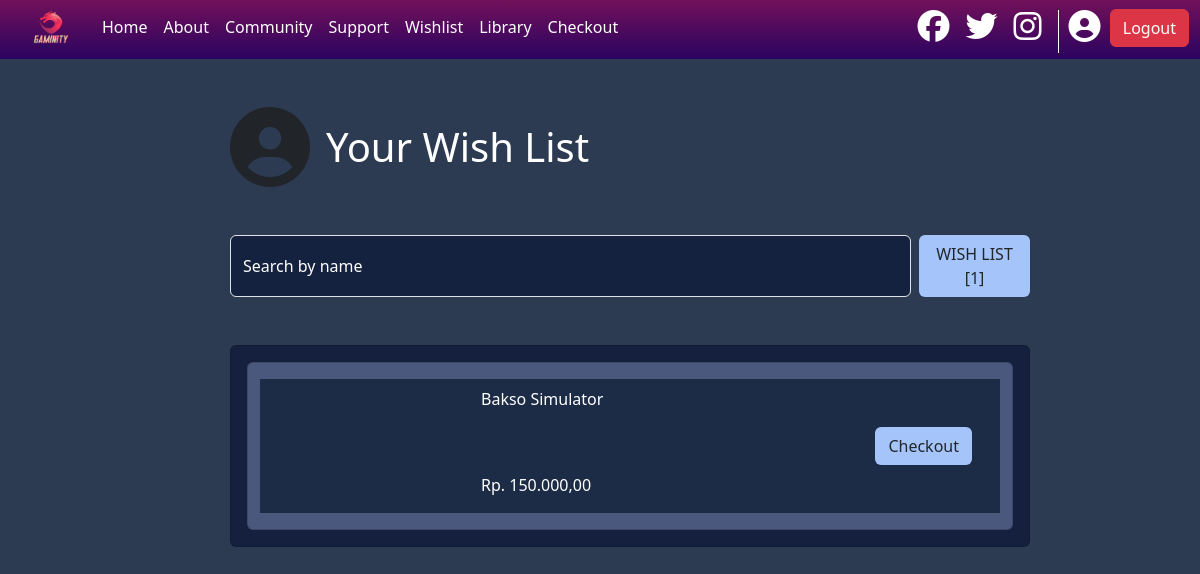
The page /gaminity/wishlist.php (signed in) on the database its author committed.
### tables this page shows
CREATE TABLE `wishlist` (
  `id` int(11) NOT NULL,
  `email` varchar(255) NOT NULL,
  `game` varchar(255) NOT NULL,
  `harga` bigint(30) NOT NULL,
  `status` varchar(255) DEFAULT NULL,
  `payment_method` varchar(255) DEFAULT NULL,
  `game_image` varchar(50) NOT NULL
);

### gaminity/wishlist.php (the view, shortened to what this page needs)
<?php
include "lib/lib-user.php";
$email = $_SESSION['email'];
$wishlist = "SELECT * FROM wishlist WHERE email = '$email' AND status = 'Wishlist'";
$result_wishlist = mysqli_query($conn, $wishlist);
while($row = mysqli_fetch_assoc($result_wishlist)) {
    $wishlist_items[] = $row;
}
$jumlah_wishlist = mysqli_num_rows($result_wishlist);
?>
<!doctype html>
<html lang="en">
<head>
    <link href="https://cdn.jsdelivr.net/npm/bootstrap@5.3.0-alpha3/dist/css/bootstrap.min.css" rel="stylesheet">
</head>
<body style="background-color: rgba(25, 40, 65, 0.91);">
    <?php include "navbar.php"; ?>
    <div class="container" style="padding-left: 200px;padding-right:100px;">
        <div class="d-flex justify-content-start">
            <div class="flex-column">
                <div class="mt-5 d-flex gap-3">
                    <i class="fas fa-user-circle fa-5x"></i>
                    <h1 style="position: relative;top:16px;" class="text-white">Your Wish List</h1>
                </div>
                <div class="mt-5 d-flex gap-2" style="width: 50rem;">
                    <input type="search" class="form-control text-white" style="background-color: rgba(12, 25, 57, 0.75);" placeholder="Search by name">
                    <button class="btn" style="background-color: rgba(165, 197, 250, 1);">
                        WISH LIST [<?= $jumlah_wishlist; ?>]
                    </button>
                </div>
                <div class="mt-5" style="width: 50rem;">
                    <div class="card p-3 d-flex flex-column" style="background-color: rgba(12, 25, 57, 0.75);">
                        <?php foreach ($wishlist_items as $w) : ?>
                            <div class="card px-4 py-3" style="background-color: rgba(75, 88, 126, 1);">
                                <div class="row" style="background-color: rgba(25, 40, 65, 0.91);">
                                    <div class="col-3">
                                    </div>
                                    <div class="col-9">
                                        <p class="text-white ms-4 mt-2">
                                            <?php echo $w['game'] ?>
                                        </p>
                                        <div class="d-flex justify-content-end">
                                            <form action="" method="post">
                                                <button type="submit" name="add" style="background-color: rgba(165, 197, 250, 1);" class="btn text-right me-3">
                                                    Checkout
                                                </button>
                                            </form>
                                        </div>
                                        <p class="text-white ms-4 mt-2">
                                        </p>
                                    </div>
                                </div>
                            </div>
                        <?php endforeach; ?>
                    </div>
                </div>
            </div>
        </div>
    </div>
</body>
</html>

### gaminity/lib/lib-user.php (shortened to what this page needs)
<?php
function priceFormat($price) {
    if ($price==0) {
        echo "Free to Play";
    }
    else {
        $formattedPrice = number_format($price, 2, ',', '.');
        $currencySymbol = "Rp. ";
        echo $currencySymbol .  $formattedPrice;
    }
}

### gaminity/wishlist.php (style rules this page uses)
::placeholder { color: white !important; }

### rows shown on the page
wishlist: game "Bakso Simulator", harga "Rp.", harga "150.000,00"

### other values the page prints
$jumlah_wishlist "1"
